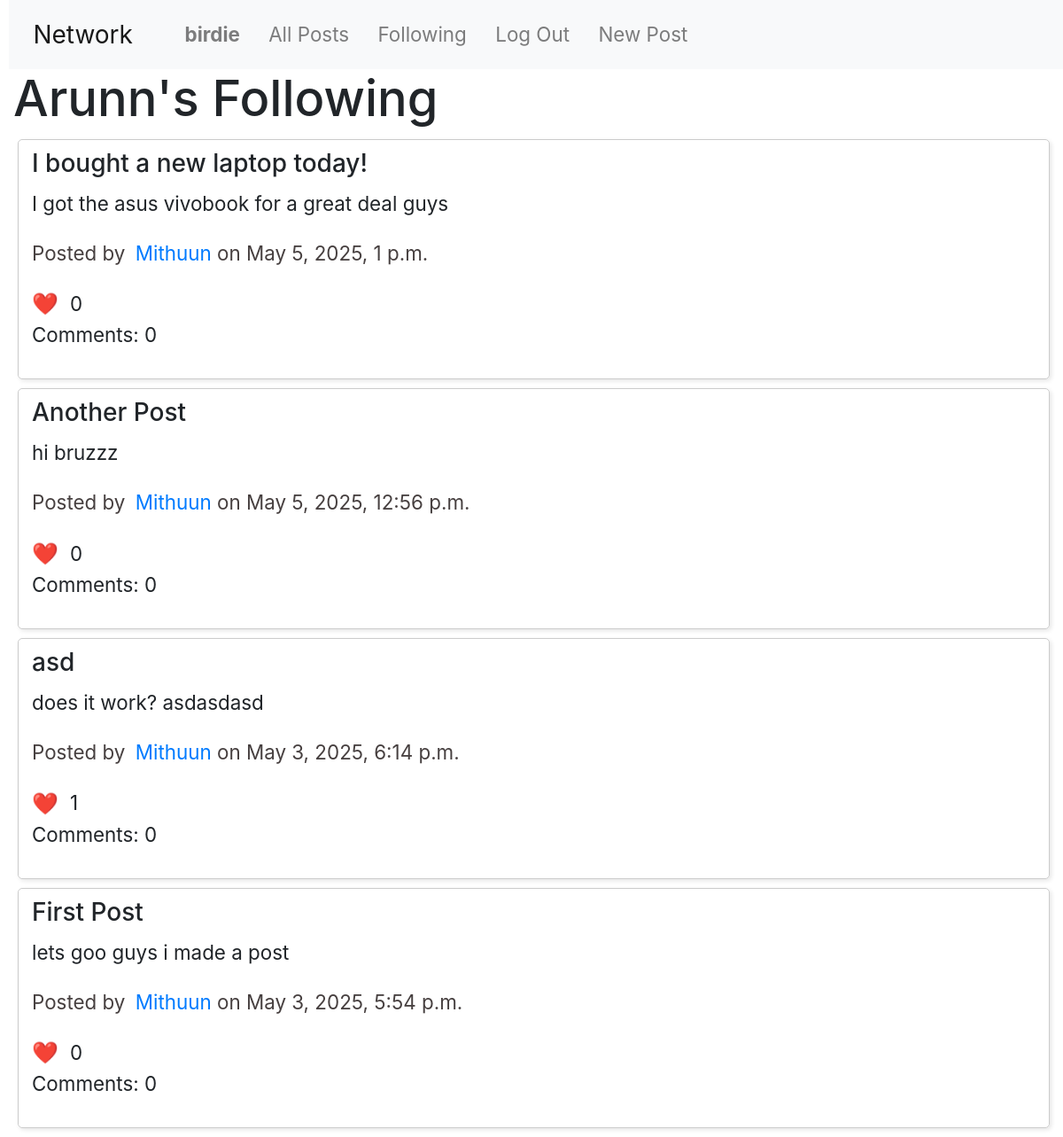
The page /following/Arunn (signed in) on the database as committed earlier.
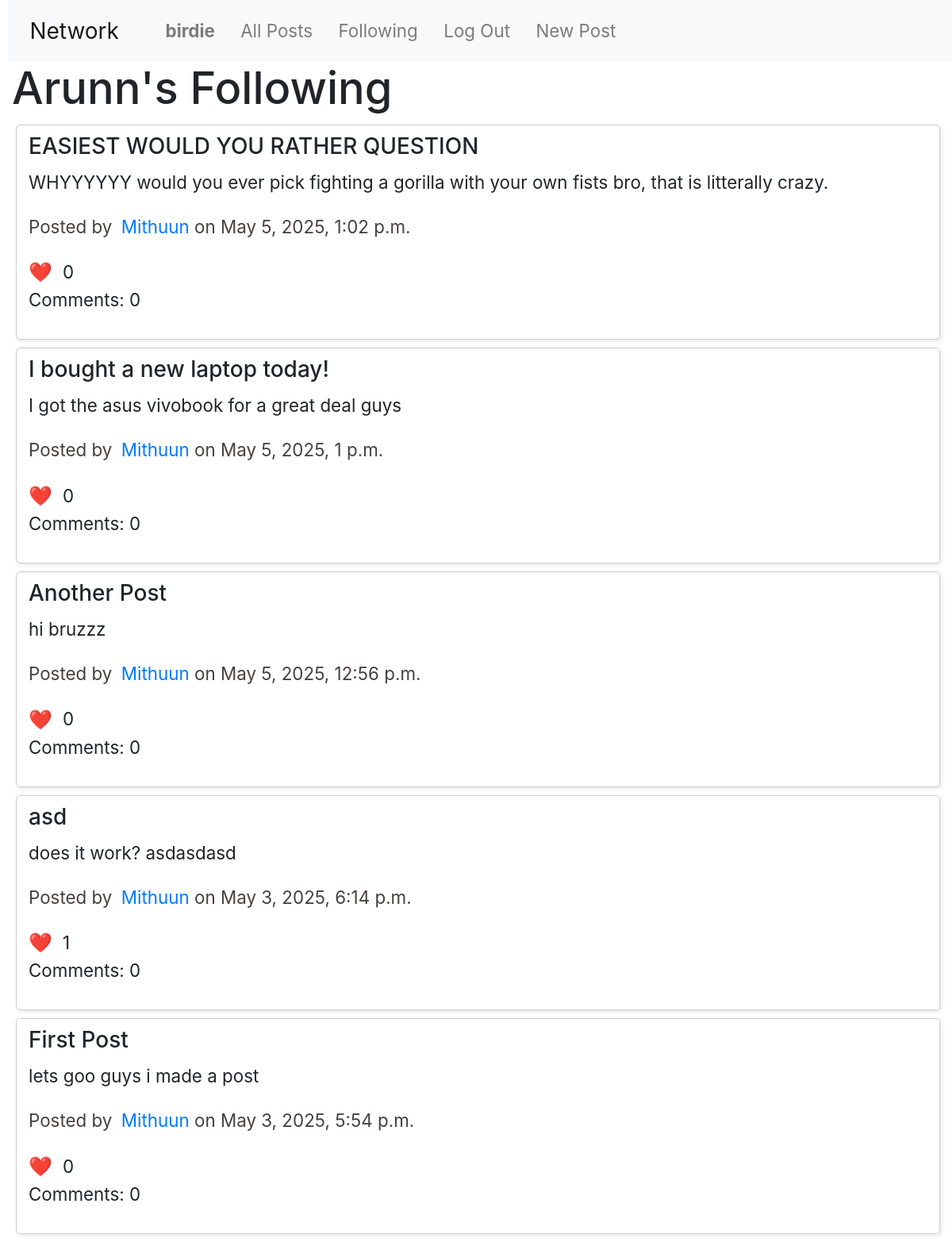
The same page on the database as committed later.
### network/models.py (models this page shows, shortened)
class Post(models.Model):
    user = models.ForeignKey(User, on_delete=models.CASCADE, related_name="posts")
    title = models.CharField(max_length=30, default="Untitled")
    content = models.TextField(max_length=280)
    timestamp = models.DateTimeField(auto_now_add=True)
    likes = models.ManyToManyField(User, related_name="liked_posts", blank=True)

class User(AbstractUser):
    bio = models.TextField(max_length=30, blank=True, null=True)
    profile_picture = models.ImageField(upload_to='profile_pictures/', default='profile_pictures/penguin.png', blank=True)

### network/views.py (the view)
# urls.py: path("following/<str:userName>", views.following, name="following")
def following(request, userName):
    if request.user.is_authenticated:
        currentUser = User.objects.get(username=userName)
        followedUsers = Follow.objects.filter(follower=currentUser).values_list("following", flat=True)
        return render(request, "network/following.html", {
            "posts": Post.objects.filter(user__in=followedUsers).order_by("-timestamp"),
            "user": request.user,
            "currentUsername": currentUser.username
        })
    else:
        messages.info(request, "You must log in to access this page.")
        return redirect('login')

### network/templates/network/following.html (shortened to what this page needs)
{% extends "network/layout.html" %}
{% load static %}
{% block body %}
    <h1> {{currentUsername}}'s Following</h1>
    {% for post in posts %}
        <div class="post">
            <h5 id="postTitle-{{ post.id }}">{{ post.title }}</h5>
            <p id="postContent-{{ post.id }}">{{ post.content }}</p>
            <p id="postInfo-{{ post.id }}" style="color: rgb(71, 64, 64);">Posted by <a href="{% url 'profile' post.user.username %}">{{ post.user.username }}</a> on {{ post.timestamp }}</p>
            <p style="display: flex; align-items: center; margin: 0;">
                <button class="likeButton" data-id="{{ post.id }}" id="likeButton-{{ post.id }}">
                    <span style="font-size: 24px; margin-right: 8px; vertical-align: middle;">❤️</span>
                </button>
                <span style="line-height: 30px;" id="likeCount-{{ post.id }}">{{ post.likes.count }}</span>
            </p>
            <p id="comments-{{ post.id }}">Comments: {{ post.comments.count }}</p>
        </div>
        {% empty %}
            <hr style="width: 30%;">
            <h6 style="font-weight: normal;">This user follows nobody at the moment. 😅</h6>
    {% endfor %}
{% endblock %}

Rows that differ between the two databases and show on the page:
added Post: title "EASIEST WOULD YOU RATHER QUESTION", content "WHYYYYYY would you ever pick fighting a gorilla with your own fists bro, that is litterally crazy.", user.username "Mithuun", timestamp "May 5, 2025, 1:02 p.m.", likes.count "0", comments.count "0"
